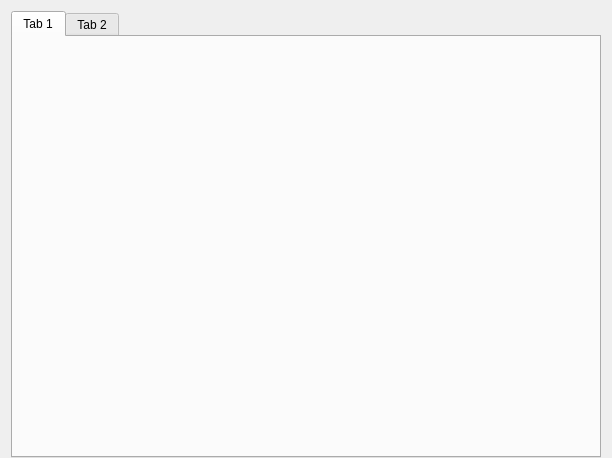
<?xml version="1.0" encoding="UTF-8"?>
<ui version="4.0">
 <class>PlaceHolder</class>
 <widget class="QWidget" name="PlaceHolder">
  <property name="geometry">
   <rect>
    <x>0</x>
    <y>0</y>
    <width>612</width>
    <height>458</height>
   </rect>
  </property>
  <property name="windowTitle">
   <string>Form</string>
  </property>
  <layout class="QVBoxLayout" name="verticalLayout">
   <property name="bottomMargin">
    <number>0</number>
   </property>
   <item>
    <widget class="QTabWidget" name="tabWidget">
     <widget class="QWidget" name="tab">
      <attribute name="title">
       <string>Tab 1</string>
      </attribute>
     </widget>
     <widget class="QWidget" name="tab_2">
      <attribute name="title">
       <string>Tab 2</string>
      </attribute>
     </widget>
    </widget>
   </item>
  </layout>
 </widget>
 <resources/>
 <connections/>
</ui>
